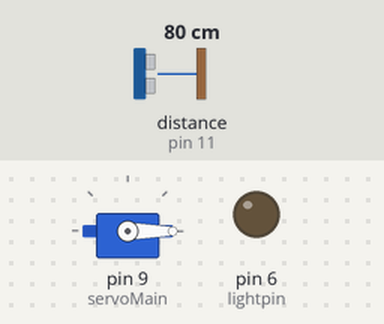
Simulated run of this sketch. Board: Arduino Uno, built with avr-gcc and run on an emulated ATmega328P. Parts: servo, output pins drawn as LEDs (lit = HIGH). Wiring (inferred from the names in the program): ultrasonic range finder: trigger pin 10; echo pin 11. The test bench sets the inputs (shaded band); at power-on: distance to the obstacle (sensor on pin 11) 80 cm. The echo pulse lasts 58.3 µs per cm; pins used as bus, display or sensor lines are not drawn.

Above: at 1.2 s.
1.3 s: distance to the obstacle (sensor on pin 11) set to 34 cm
2.8 s: distance to the obstacle (sensor on pin 11) set to 27 cm
At 3.8 s:
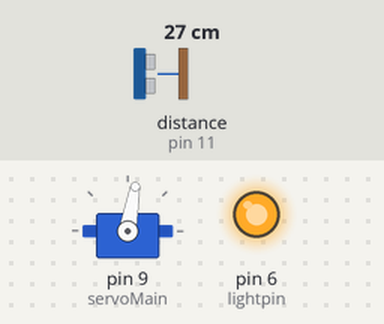
Timing chart, 0 to 5.8 s (numbered marks = the images above; inputs shaded):
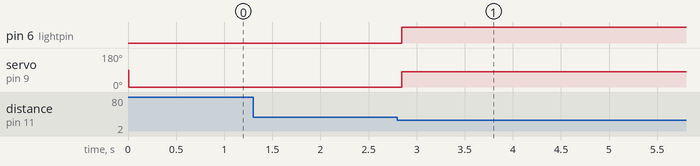

Measured:
- the behaviour switches between 31 and 30 cm on distance to the obstacle (sensor on pin 11) (found by bisection; images 0 and 1)
- after the input at 1.3 s, every drawn part: stays the same
- after the input at 2.8 s, pin 6 (lightpin): LOW → HIGH after 0.05 s; servo on pin 9 (servoMain): 0° → 80° after 0.05 s

The sketch:

Smart_Dustbin_Code.ino
```cpp
#include <Servo.h>
Servo servoMain; // Define our Servo
int trigpin = 10; // Trigger Pin
int echopin = 11; //Echo Pin
int lightpin = 6; // LED pin
int distance; // For Calculationg the Distance
float duration; // For Calculationg the Duration
float cm;

void setup()
{
    servoMain.attach(9); // servo on digi pin 9
    pinMode(trigpin, OUTPUT);
    pinMode(echopin, INPUT);
    pinMode(lightpin, OUTPUT);
}


void loop()
{
  digitalWrite(trigpin, LOW); //Resetting the Trigpin
  delay(2);
  digitalWrite(trigpin, HIGH); //Sending Ultrasonic Wave
  delayMicroseconds(10);
  digitalWrite(trigpin, LOW);  //Turning off sending Wave
  duration = pulseIn(echopin, HIGH);  //Measuring duration
  cm = (duration/58.82); // Cinverting in cm
  distance = cm; // Having our Distance

  if(distance<30) //If someone is in a range of 0-30 cm
  {
    digitalWrite(lightpin, HIGH); //Turn on the light
    servoMain.write(80);  // Turn Servo 80 degreeS
    delay(5000);
    digitalWrite(lightpin, LOW); //Turn off the Lights
  }
   else{
     servoMain.write(0); //do nothing
     delay(50);
     digitalWrite(lightpin, LOW); //Turn off the Lights
   }
}
```
